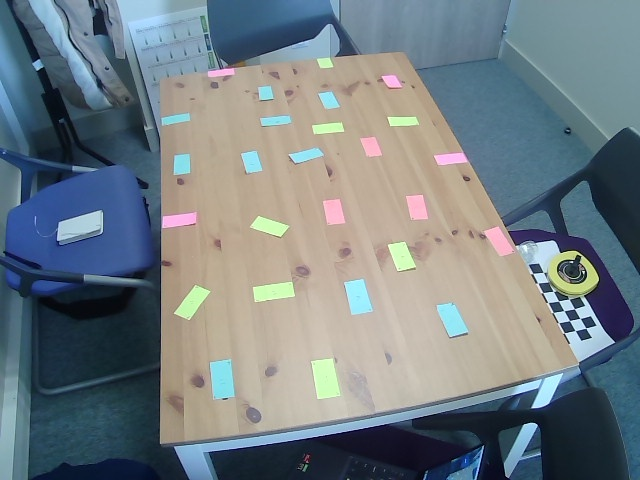
#> input picture Coord System Change test/CaseStd0W3.jpg, 640 x 480 px
$ python CoordSysTrasform.py
#> lines starting #> are read from the running program, lines starting #| are printed output that depends on the picture
### SizeEstimations.py
# -*- coding: utf-8 -*-
"""
Created on Fri Apr 19 09:23:50 2024

Class DistanceEstimations

@author: jpila
"""

import numpy as np
import cv2 as cv
import math

class SizeEstimations:

    #Constructor
        #Not necessary for our purpose
    # def __init__(self, tMatrix, distCoefficient):
    #     self.tMtx = tMatrix
    #     self.dCoef = distCoefficient

    def __init__(self):
        pass

    #Methods
    def homographyTransform(self,imgCaseStudy,tMtx):
        imgTransform = cv.warpPerspective(imgCaseStudy,
                                          tMtx,
                                          (imgCaseStudy.shape[1], imgCaseStudy.shape[0]))
        return imgTransform


    # [57 lines left out: functions undistortTransform, transformCoordSyst, estimateDistance2Pixels, estimateScaleFactor, estimateRealMeasure, not called in this run]


### CameraCalibration.py
# -*- coding: utf-8 -*-
"""
Created on Thu Apr 18 15:52:57 2024

Class CameraCalibration

@author: jpila
"""

import numpy as np
import cv2 as cv
import glob
import pathlib
import os

class CameraCalibration:

    #Constructor
    def __init__(self,objectPts):

        self.objP = objectPts

    #Methods
    def homography(self,imgPoints):
        #Takes both list of Points get inverse transformation matrix H

        #Check if there is atleast 4 coordinates points
        if(self.__getNbPoints(self.objP) < 4):
            raise Exception('Not enought coordinate points. Need atleast 4, therefore cant use Homography')
            return False

        #check if there is same nb of points in both planes

        if(self.__getNbPoints(self.objP) != self.__getNbPoints(imgPoints)):
                raise Exception('Number of points in each plane differ, cant use Homography.')
                return False


        #Check if coordinates have a 3 third dimension
        if(self.objP.shape[1] >= 3):
            #check if the values of this 3 third dimension are == 0
            if(self.__isPlane(self.objP) == False):
                raise Exception('objp is not a plane, cant use Homography')
                return False


        #if no exception return Inverse matrix H^-1
        H_inv ,_= cv.findHomography(imgPoints , self.objP )

        return H_inv


    def __getNbPoints(self,system):
        return system.shape[0]


    # [92 lines left out: functions __isPlane, zhang, calibration, not called in this run]


### Coord System Change test/CoordSysTrasform.py
# -*- coding: utf-8 -*-
"""
Created on Fri Apr 26 10:51:53 2024

@author: jpila
"""

import CameraCalibration as CC
import SizeEstimations as SE
import cv2 as cv
import pickle
import numpy as np


########        Homography  Test

# objp = np.float32([[0,0],[73.6,0],[0,117.4],[73.6,117.4],[26.6,6],[8,40],[40,29.6],[23.8,51],[19.5,74.2],[37.6,72],[1.2,88],[19,98.5]])
# imgPts = np.float32([[952,29],[281,118],[1217,704],[134,856],[717,79],[939,201],[596,199],[781,277],[858,406],[637,423],[1112,467],[905,574]])


objPts = np.float32([[0,0],[73.6,0],[0,117.4],[73.6,117.4],
                    [26.6,6],[8,40],[40,29.6],[23.8,51],[19.5,74.2],[37.6,72],[1.2,88],[19,98.5],[7,14.4],[10.4,21.6], #1- 9
                    [1,54.4],[7.6,57.4],[27,21.4],[29.4,28.2],[27.2,36],[34.2,39],[24,81.2],[26.4,87.6],[42.6,14],[45.8,20.6], #10 - 14
                    [35.4,45.4],[41,50.2],[34.6,96.2],[37.6,89.6],[52,0],[59,3.8],[50.2,44.2],[52.6,51.2],[46.4,71.2],[54,69.6], # 16 - 20
                    [48.2,87],[55,90],[44.4,112.8],[47,106],[66,22.2],[72.4,26],[66.6,41],[70,47.8],[66,63.2],[72.4,65.6], # 21 - 25
                    [66.8,84.4],[68.2,92],[61.2,103.2],[64.2,110]]) #26 -27

imgPts = np.float32([[402,51],[159,78],[578,364],[160,443],#Table points
                     [320,68],[417,124],[288,116],[367,156],[411,218],[328,224],[513,251],[451,304],[394,75],[389,87],#1- 9
                     [462,154],[437,164],[331,92],[326,108],[341,123],[315,133],[404,243],[399,268],[269,86],[260,99], #10 - 14
                     [316,147],[295,162],[370,309],[345,285],[233,68],[208,76],[255,152],[246,172],[287,225],[251,226], #16 - 20
                     [290,284],[256,300],[338,394],[313,363],[187,113],[162,125],[188,154],[174,174],[194,213],[164,226], # 21 - 25
                     [195,287],[187,317],[228,362],[215,397]]) #26 -27


#Transformation matrix to change repere
tMtx = np.float32([[-1,0,-1,73.6],[0,1,0,0],[0,0,-1,0],[0,0,0,0]])

def transformCoordSyst(objP,tMtx):

    #create new dimentions
    add3D = np.zeros(shape=(objP.shape[0], 1))
    add4D = np.ones(shape=(objP.shape[0], 1))

    to_add = np.concatenate((add3D, add4D), axis=1)

    #add new dimensions
    objP = np.concatenate((objP, to_add), axis=1)


    for i in range (objP.shape[0]):
        objP[i] = np.dot(tMtx, objP[i])

    print(objPts)
    print('')

    Results = objP[:,:2]

    return Results


test = transformCoordSyst(objPts,tMtx)


test = test * 4  #better view

#Create Objects
cali1 = CC.CameraCalibration(test)
szEstim = SE.SizeEstimations()

H = cali1.homography(imgPts)

#Test
img1 = cv.imread('CaseStd0W3.jpg')
#> img1 is the input picture: shape (480, 640, 3); mean B, G, R 131.1, 125.9, 115.4
tImg = szEstim.homographyTransform(img1,H)
#> in homographyTransform, `imgTransform = cv.warpPerspective(imgCaseStudy, tMtx, (imgCaseStudy.sh..`:
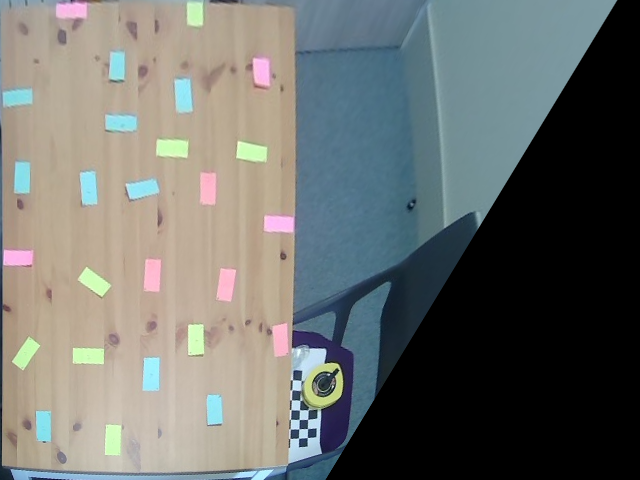
#> imgTransform: shape (480, 640, 3); mean B, G, R 108.2, 111.7, 108.9

cv.imshow('Case Study', img1)
cv.waitKey(0)
cv.destroyAllWindows()

cv.imshow('Transformation', tImg)
cv.waitKey(0)
cv.destroyAllWindows()
cv.imwrite('ReWarpTest.jpg', tImg)
